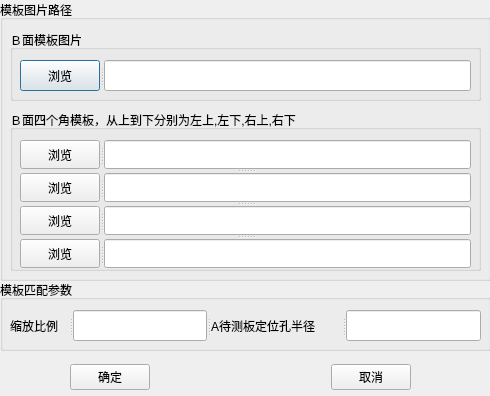
<?xml version="1.0" encoding="UTF-8"?>
<ui version="4.0">
 <class>DialogTemplateSetting</class>
 <widget class="QDialog" name="DialogTemplateSetting">
  <property name="geometry">
   <rect>
    <x>0</x>
    <y>0</y>
    <width>490</width>
    <height>396</height>
   </rect>
  </property>
  <property name="windowTitle">
   <string>Dialog</string>
  </property>
  <widget class="QGroupBox" name="groupBox">
   <property name="geometry">
    <rect>
     <x>0</x>
     <y>0</y>
     <width>491</width>
     <height>281</height>
    </rect>
   </property>
   <property name="title">
    <string>模板图片路径</string>
   </property>
   <widget class="QGroupBox" name="groupBox_2">
    <property name="geometry">
     <rect>
      <x>10</x>
      <y>30</y>
      <width>471</width>
      <height>71</height>
     </rect>
    </property>
    <property name="title">
     <string>Ｂ面模板图片</string>
    </property>
    <widget class="QSplitter" name="splitter">
     <property name="geometry">
      <rect>
       <x>10</x>
       <y>30</y>
       <width>451</width>
       <height>31</height>
      </rect>
     </property>
     <property name="orientation">
      <enum>Qt::Horizontal</enum>
     </property>
     <widget class="QPushButton" name="pushButton_0">
      <property name="sizePolicy">
       <sizepolicy hsizetype="Fixed" vsizetype="Fixed">
        <horstretch>0</horstretch>
        <verstretch>0</verstretch>
       </sizepolicy>
      </property>
      <property name="maximumSize">
       <size>
        <width>80</width>
        <height>16777215</height>
       </size>
      </property>
      <property name="text">
       <string>浏览</string>
      </property>
     </widget>
     <widget class="QLineEdit" name="lineEdit_0">
      <property name="sizePolicy">
       <sizepolicy hsizetype="Fixed" vsizetype="Fixed">
        <horstretch>0</horstretch>
        <verstretch>0</verstretch>
       </sizepolicy>
      </property>
     </widget>
    </widget>
   </widget>
   <widget class="QGroupBox" name="groupBox_3">
    <property name="geometry">
     <rect>
      <x>10</x>
      <y>110</y>
      <width>471</width>
      <height>161</height>
     </rect>
    </property>
    <property name="title">
     <string>Ｂ面四个角模板，从上到下分别为左上,左下,右上,右下</string>
    </property>
    <widget class="QSplitter" name="splitter_6">
     <property name="geometry">
      <rect>
       <x>10</x>
       <y>30</y>
       <width>451</width>
       <height>128</height>
      </rect>
     </property>
     <property name="orientation">
      <enum>Qt::Vertical</enum>
     </property>
     <widget class="QSplitter" name="splitter_2">
      <property name="orientation">
       <enum>Qt::Horizontal</enum>
      </property>
      <widget class="QPushButton" name="pushButton_1">
       <property name="sizePolicy">
        <sizepolicy hsizetype="Fixed" vsizetype="Fixed">
         <horstretch>0</horstretch>
         <verstretch>0</verstretch>
        </sizepolicy>
       </property>
       <property name="maximumSize">
        <size>
         <width>80</width>
         <height>16777215</height>
        </size>
       </property>
       <property name="text">
        <string>浏览</string>
       </property>
      </widget>
      <widget class="QLineEdit" name="lineEdit_1">
       <property name="sizePolicy">
        <sizepolicy hsizetype="Fixed" vsizetype="Fixed">
         <horstretch>0</horstretch>
         <verstretch>0</verstretch>
        </sizepolicy>
       </property>
      </widget>
     </widget>
     <widget class="QSplitter" name="splitter_3">
      <property name="orientation">
       <enum>Qt::Horizontal</enum>
      </property>
      <widget class="QPushButton" name="pushButton_2">
       <property name="sizePolicy">
        <sizepolicy hsizetype="Fixed" vsizetype="Fixed">
         <horstretch>0</horstretch>
         <verstretch>0</verstretch>
        </sizepolicy>
       </property>
       <property name="maximumSize">
        <size>
         <width>80</width>
         <height>16777215</height>
        </size>
       </property>
       <property name="text">
        <string>浏览</string>
       </property>
      </widget>
      <widget class="QLineEdit" name="lineEdit_2">
       <property name="sizePolicy">
        <sizepolicy hsizetype="Fixed" vsizetype="Fixed">
         <horstretch>0</horstretch>
         <verstretch>0</verstretch>
        </sizepolicy>
       </property>
      </widget>
     </widget>
     <widget class="QSplitter" name="splitter_4">
      <property name="orientation">
       <enum>Qt::Horizontal</enum>
      </property>
      <widget class="QPushButton" name="pushButton_3">
       <property name="sizePolicy">
        <sizepolicy hsizetype="Fixed" vsizetype="Fixed">
         <horstretch>0</horstretch>
         <verstretch>0</verstretch>
        </sizepolicy>
       </property>
       <property name="maximumSize">
        <size>
         <width>80</width>
         <height>16777215</height>
        </size>
       </property>
       <property name="text">
        <string>浏览</string>
       </property>
      </widget>
      <widget class="QLineEdit" name="lineEdit_3">
       <property name="sizePolicy">
        <sizepolicy hsizetype="Fixed" vsizetype="Fixed">
         <horstretch>0</horstretch>
         <verstretch>0</verstretch>
        </sizepolicy>
       </property>
      </widget>
     </widget>
     <widget class="QSplitter" name="splitter_5">
      <property name="orientation">
       <enum>Qt::Horizontal</enum>
      </property>
      <widget class="QPushButton" name="pushButton_4">
       <property name="sizePolicy">
        <sizepolicy hsizetype="Fixed" vsizetype="Fixed">
         <horstretch>0</horstretch>
         <verstretch>0</verstretch>
        </sizepolicy>
       </property>
       <property name="maximumSize">
        <size>
         <width>80</width>
         <height>16777215</height>
        </size>
       </property>
       <property name="text">
        <string>浏览</string>
       </property>
      </widget>
      <widget class="QLineEdit" name="lineEdit_4">
       <property name="sizePolicy">
        <sizepolicy hsizetype="Fixed" vsizetype="Fixed">
         <horstretch>0</horstretch>
         <verstretch>0</verstretch>
        </sizepolicy>
       </property>
      </widget>
     </widget>
    </widget>
   </widget>
  </widget>
  <widget class="QGroupBox" name="groupBox_4">
   <property name="geometry">
    <rect>
     <x>0</x>
     <y>280</y>
     <width>491</width>
     <height>71</height>
    </rect>
   </property>
   <property name="title">
    <string>模板匹配参数</string>
   </property>
   <widget class="QSplitter" name="splitter_9">
    <property name="geometry">
     <rect>
      <x>10</x>
      <y>30</y>
      <width>471</width>
      <height>31</height>
     </rect>
    </property>
    <property name="orientation">
     <enum>Qt::Horizontal</enum>
    </property>
    <widget class="QSplitter" name="splitter_7">
     <property name="orientation">
      <enum>Qt::Horizontal</enum>
     </property>
     <widget class="QLabel" name="label">
      <property name="text">
       <string>缩放比例</string>
      </property>
     </widget>
     <widget class="QLineEdit" name="lineEdit_5"/>
    </widget>
    <widget class="QSplitter" name="splitter_8">
     <property name="orientation">
      <enum>Qt::Horizontal</enum>
     </property>
     <widget class="QLabel" name="label_2">
      <property name="text">
       <string>A待测板定位孔半径</string>
      </property>
     </widget>
     <widget class="QLineEdit" name="lineEdit_6"/>
    </widget>
   </widget>
  </widget>
  <widget class="QWidget" name="">
   <property name="geometry">
    <rect>
     <x>70</x>
     <y>360</y>
     <width>341</width>
     <height>34</height>
    </rect>
   </property>
   <layout class="QHBoxLayout" name="horizontalLayout">
    <item>
     <widget class="QPushButton" name="pushButton_OK">
      <property name="text">
       <string>确定</string>
      </property>
     </widget>
    </item>
    <item>
     <spacer name="horizontalSpacer">
      <property name="orientation">
       <enum>Qt::Horizontal</enum>
      </property>
      <property name="sizeHint" stdset="0">
       <size>
        <width>40</width>
        <height>20</height>
       </size>
      </property>
     </spacer>
    </item>
    <item>
     <widget class="QPushButton" name="pushButton_CANCEL">
      <property name="text">
       <string>取消</string>
      </property>
     </widget>
    </item>
   </layout>
  </widget>
 </widget>
 <resources/>
 <connections/>
</ui>
